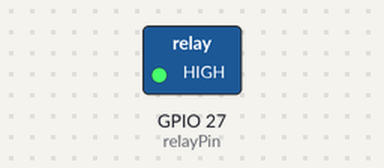
The program below on a simulated Raspberry Pi (BCM pin numbers). Parts: switched loads named in the program (green lamp = pin HIGH). Dashed ring = blinking.

Above: at 0.5 s.
Timing chart, 0 to 4.6 s (numbered marks = the images above):
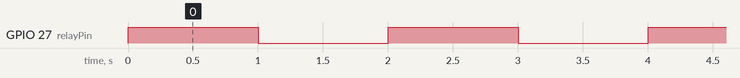

Measured:
- by itself, GPIO 27 (relayPin): alternates HIGH for 1.0 s and LOW for 1.0 s

The program:

relay01.py
```python
# date : 2024-06-24
# file : relay01.py
# desc : 시그널 핸들링을통한 좀비 프로세스의 소멸

import RPi.GPIO as GPIO
import time

relayPin = 27  # 사용할 핀 번호

GPIO.setmode(GPIO.BCM)
GPIO.setup(relayPin, GPIO.OUT)

try:
    while True:
        GPIO.output(relayPin, 1)  # 릴레이 켜기
        time.sleep(1)  # 1초 대기
        GPIO.output(relayPin, 0)  # 릴레이 끄기
        time.sleep(1)  # 1초 대기

except KeyboardInterrupt:
    GPIO.cleanup()  # 프로그램 종료 시 GPIO 정리
```
